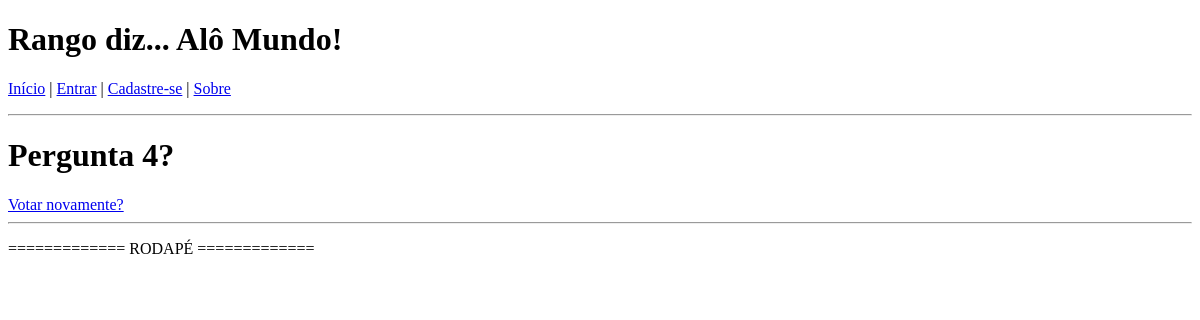
The app's page /rango/question/4/results/, older data.
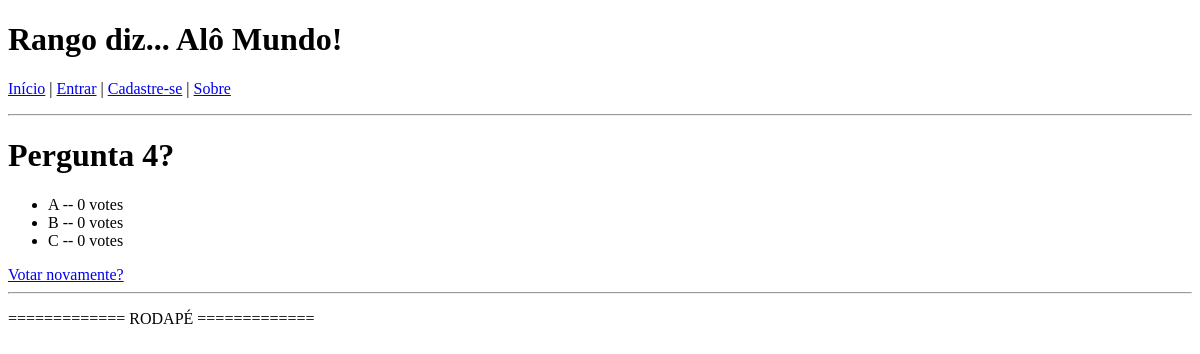
The same page, newer data.
### rango/models.py (models this page shows, shortened)
class Choice(models.Model):
    question = models.ForeignKey(Question)
    choice_text = models.CharField(max_length=200)
    votes = models.IntegerField(default=0)

### rango/views.py (the view)
# urls.py: url(r'^question/(?P<question_id>[0-9]+)/results/$', views.results, name='results'),
def results(request, question_id):
    question = get_object_or_404(Question, pk=question_id)
    return render(request, 'rango/results.html', {'question': question})

### templates/rango/results.html (shortened to what this page needs)
{% extends 'rango/base.html' %}
{% load staticfiles %}
{% block body_block %}
	<h1>{{ question.question_text }}</h1>
	<ul>
	{% for choice in question.choice_set.all %}
	    <li>{{ choice.choice_text }} -- {{ choice.votes }} vote{{ choice.votes|pluralize }}</li>
	{% endfor %}
	</ul>
	<a href="{% url 'rango:detail' question.id %}">Votar novamente?</a>
{% endblock %}

Row changes from the older to the newer data that the page shows:
added Choice: choice_text "A", votes "0"
added Choice: choice_text "B", votes "0"
added Choice: choice_text "C", votes "0"
